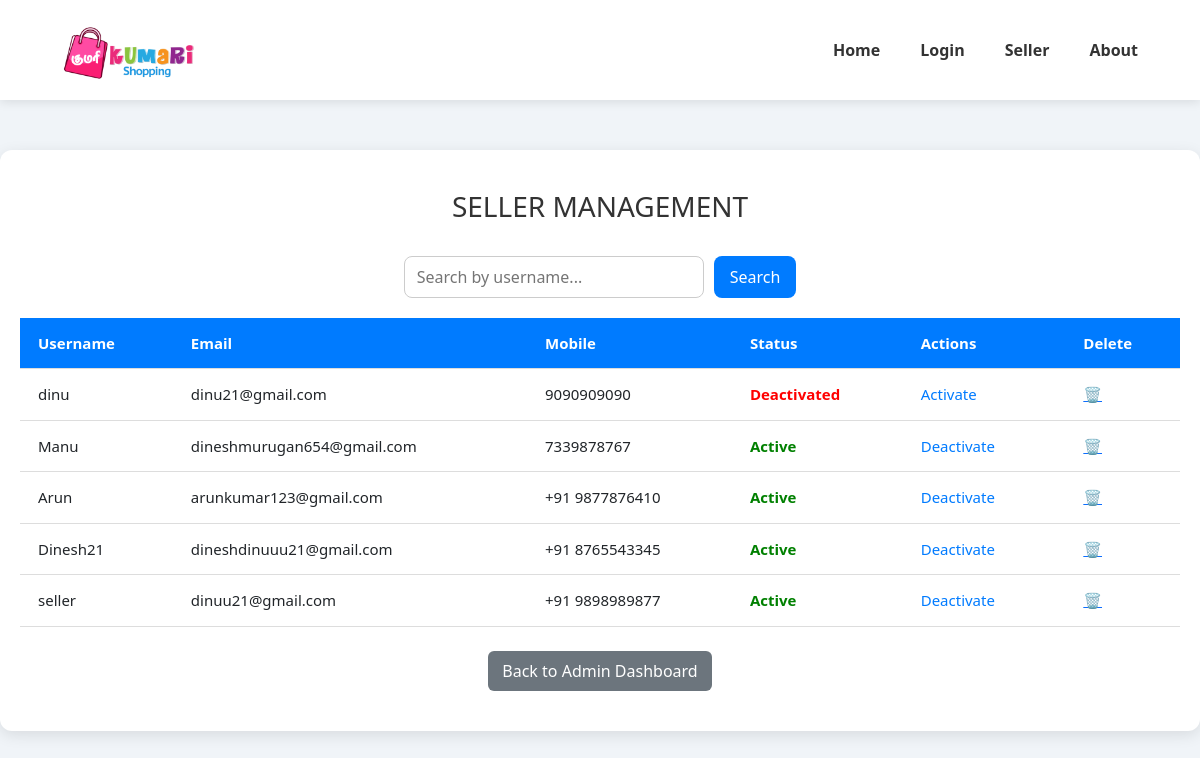
Screenshot of /admin-dashboard/seller/ with the database file from the repository.
### accounts/models.py (models this page shows, shortened)
class CustomUser(AbstractUser):
    user_role=(
        ('user','User'),
        ('seller','Seller'),
        ('admin','Admin'),
    )
    user_type= models.CharField(max_length=10,choices=user_role,default='user')
    user_profile=models.ImageField(
        upload_to='user_images',
        default='null',
        blank=False,
        validators=[FileExtensionValidator(allowed_extensions=['jpg', 'jpeg', 'png', 'svg','webp'])]
        )
    seller_profile=models.ImageField(
        upload_to='seller_images',
        default='null',
        blank=False,
        validators=[FileExtensionValidator(allowed_extensions=['jpg', 'jpeg', 'png', 'svg','webp'])]
        )
    mobile = models.CharField(
        max_length=14,
        unique=True,
        validators=[RegexValidator(r'^\+91\s?\d{10}$', 'Enter a valid mobile number with country code.')],
        verbose_name='Mobile Number'
    )
    address = models.TextField(
        max_length=150,
        blank=False,
        verbose_name='Address'
    )
    username = models.CharField(
        max_length=150,  # You can change this if needed
        unique=True,
        blank=False,
        null=False,
        validators=[RegexValidator(r'^[a-zA-Z][a-zA-Z0-9]*$','Username only starts with alphabetic characters')]
    )
    first_name = models.CharField(
        max_length=50,
        blank=False,
        validators=[RegexValidator(r'^[a-zA-Z]+$', 'Only alphabetic characters are allowed.')]
    )
    last_name = models.CharField(
        max_length=50,
        blank=False,
        validators=[RegexValidator(r'^[a-zA-Z]+$', 'Only alphabetic characters are allowed.')]
        )
    email = models.EmailField(
        blank=False,
        unique=True)
    is_active = models.BooleanField(default=True)
    objects = CustomUserManager()
    USERNAME_FIELD = 'username'
    REQUIRED_FIELDS = ['mobile']

### admin_dashboard/views.py (the view)
# urls.py: path('seller/',views.seller,name='seller'),
def seller(request):
    q_seller = request.GET.get('q')
    sellers = CustomUser.objects.filter(user_type='seller')
    if q_seller:
        sellers = sellers.filter(username__icontains=q_seller)
    for seller in sellers:
        if q_seller:
            pattern = re.compile(re.escape(q_seller), re.IGNORECASE)
            highlighted = pattern.sub(
                lambda m: f'<span style="background-color: yellow;">{m.group(0)}</span>',
                seller.username
            )
            seller.highlighted_username = mark_safe(highlighted)
        else:
            seller.highlighted_username = seller.username
    return render(request, 'admin-seller.html', {'sellers': sellers})

### templates/admin-seller.html (shortened to what this page needs)
{% extends "base.html" %}
{% load static %}
{% block content %}
<div class="container">
    <h3>SELLER MANAGEMENT</h3> <br>
  <form method="get">
    <input type="text" name="q" placeholder="Search by username..." value="{{ request.GET.q }}">
    <button type="submit">Search</button>
  </form>
  <table>
    <tr>
      <th>Username</th>
      <th>Email</th>
      <th>Mobile</th>
      <th>Status</th>
      <th>Actions</th>
      <th>Delete</th>
    </tr>
    {% for seller in sellers %}
    <tr>
        <td>{{ seller.highlighted_username | safe }}</td>
        <td>{{ seller.email }}</td>
        <td>{{ seller.mobile }}</td>
        <td>
            {% if seller.is_active %}
            <span style="color: green; font-weight: bold;">Active</span>
            {% else %}
            <span style="color: red; font-weight: bold;">Deactivated</span>
            {% endif %}
        </td>
        <td class="action-links">
            {% if seller.is_active %}
            <a href="{% url 'deactivate_seller' seller.id %}">Deactivate</a>
            {% else %}
            <a href="{% url 'activate_seller' seller.id %}">Activate</a>
            {% endif %}
        </td>
        <td>
            <a href="{% url 'delete_seller' seller.id %}">🗑️</a>
        </td>
    </tr>
    {% empty %}
      <tr>
        <td colspan="5" class="no-results">No users found.</td>
      </tr>
    {% endfor %}
  </table> <br>
    <div style="text-align: center;">
    <a href="{% url 'admin_dashboard' %}" class="back-button">Back to Admin Dashboard</a>
    </div>
</div>
{% endblock %}

### static/css/style.css (style rules this page uses)
body { margin: 0; padding: 0; height: 100%; }

### templates/navbar.html (style rules this page uses)
button { padding: 6px 14px; background-color: #007bff; color: white; border: none; font-size: 16px; border-radius: 8px; cursor: pointer; transition: background-color 0.3s; }

### templates/admin-seller.html (style rules this page uses)
body { font-family: 'Segoe UI', sans-serif; background-color: #f0f4f8; }
.container { max-width: 1200px; margin: 150px auto; padding: 20px; background-color: white; border-radius: 12px; box-shadow: 0 4px 15px rgba(0,0,0,0.1); }
h3 { margin-top: 20px; color: #333; text-align: center; }
form { display: flex; justify-content: center; margin-bottom: 20px; gap: 10px; }
input[type="text"] { padding: 8px 12px; width: 300px; border: 1px solid #ccc; border-radius: 8px; transition: border-color 0.3s; }
button { padding: 8px 16px; background-color: #007bff; color: white; border: none; border-radius: 8px; cursor: pointer; transition: background-color 0.3s; }
table { width: 100%; border-collapse: collapse; margin-top: 10px; }
th, td { padding: 14px 18px; text-align: left; font-size: 15px; border-bottom: 1px solid #ddd; }
th { background-color: #007bff; color: white; }
.action-links a { color: #007bff; text-decoration: none; margin-right: 10px; }
.back-button { display: inline-block; margin-bottom: 20px; background-color: #6c757d; color: white; padding: 8px 14px; border-radius: 6px; text-decoration: none; font-weight: 500; transition: background-color 0.3s; }

### rows the page displays
CustomUser: highlighted_username "dinu", email "dinu21@gmail.com", mobile "9090909090", is_active "Deactivated"
CustomUser: highlighted_username "Manu", email "dineshmurugan654@gmail.com", mobile "7339878767", is_active "Active"
CustomUser: highlighted_username "Arun", email "arunkumar123@gmail.com", mobile "+91 9877876410", is_active "Active"
CustomUser: highlighted_username "Dinesh21", email "dineshdinuuu21@gmail.com", mobile "+91 8765543345", is_active "Active"
CustomUser: highlighted_username "seller", email "dinuu21@gmail.com", mobile "+91 9898989877", is_active "Active"
